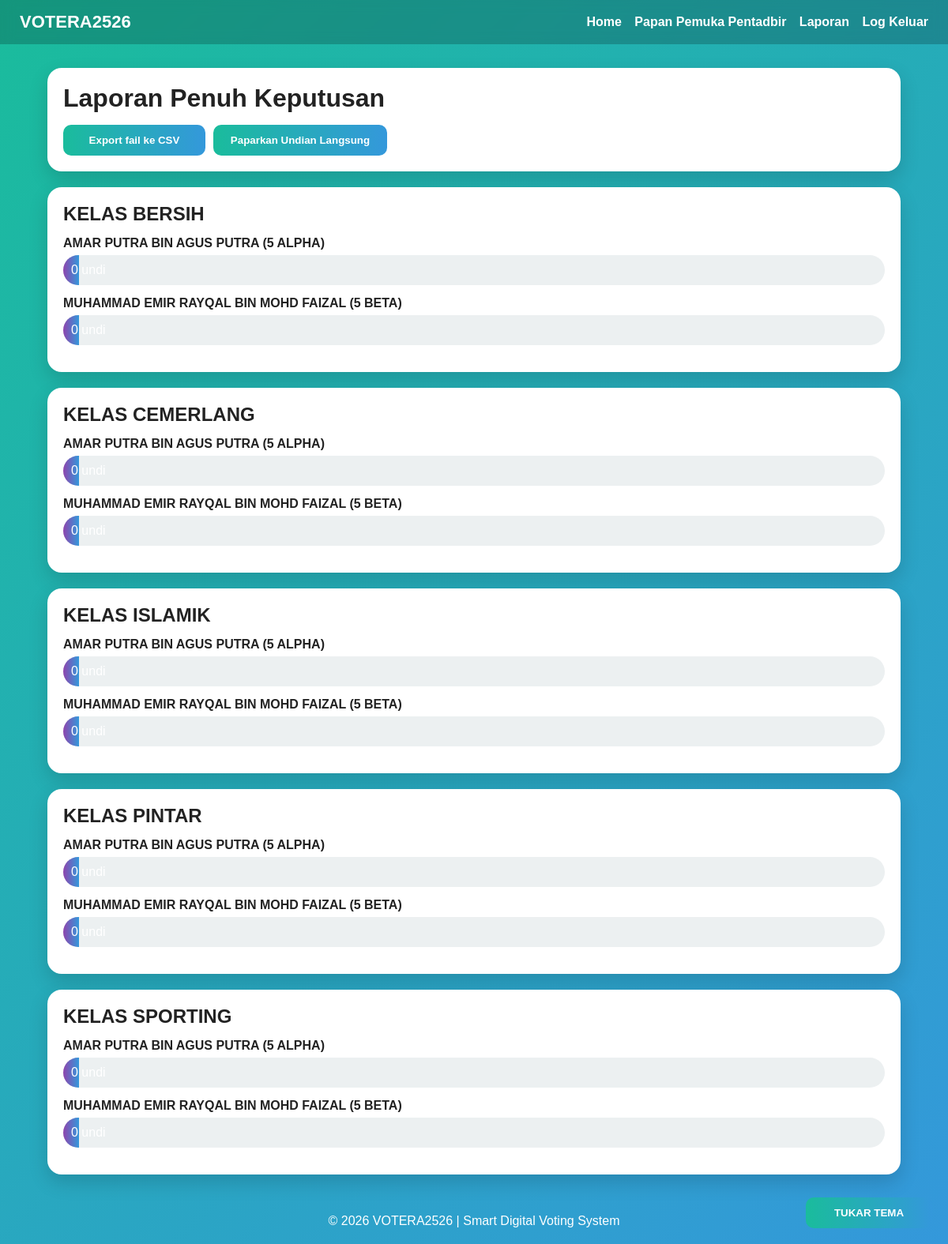
Screenshot of /laporan-penuh.php (signed in) with the database file from the repository.
### tables this page shows
CREATE TABLE IF NOT EXISTS `kategori` (
  `id_rekod_kategori` int(11) NOT NULL AUTO_INCREMENT,
  `Id_Kategori` varchar(10) NOT NULL,
  `Kategori` varchar(100) NOT NULL,
  PRIMARY KEY (`id_rekod_kategori`),
  UNIQUE KEY `Id_Kategori` (`Id_Kategori`)
);

CREATE TABLE IF NOT EXISTS `calon` (
  `id_calon` int(11) NOT NULL AUTO_INCREMENT,
  `id_kategori` varchar(10) DEFAULT NULL,
  `nama_calon` varchar(150) DEFAULT NULL,
  `kelas_calon` varchar(100) DEFAULT NULL,
  `gambar_calon` varchar(100) DEFAULT 'default.png',
  `undi` int(11) DEFAULT 0,
  PRIMARY KEY (`id_calon`)
);

### laporan-penuh.php (the view, shortened to what this page needs)
<?php
include 'connection.php';
include 'header.php';
$kategori = $conn->query("SELECT * FROM kategori ORDER BY Kategori ASC");
?>
<div class="card">
    <h1>Laporan Penuh Keputusan</h1>
    <div style="display:flex;gap:10px;flex-wrap:wrap;margin-top:15px;">
        <a href="export-laporan.php?type=csv"><button class="btn" style="width:180px;">Export fail ke CSV</button></a>
        <a href="live-result.php" target="_blank"><button class="btn" style="width:220px;">Paparkan Undian Langsung</button></a>
    </div>
</div>
<?php while($k = $kategori->fetch_assoc()):
    $stmt = $conn->prepare("SELECT nama_calon, kelas_calon, undi FROM calon WHERE id_kategori = ? ORDER BY undi DESC, nama_calon ASC");
    $stmt->bind_param("s", $k['Id_Kategori']);
    $stmt->execute();
    $result = $stmt->get_result();
    $rows = [];
    $max = 1;
    while($r = $result->fetch_assoc()) {
        $rows[] = $r;
    }
?>
<div class="card">
    <h2><?= htmlspecialchars($k['Kategori']) ?></h2>
    <?php foreach($rows as $row):
        $width = $max > 0 ? ($row['undi'] / $max) * 100 : 0;
    ?>
    <div class="bar-row">
        <div class="bar-label"><?= htmlspecialchars($row['nama_calon']) ?> (<?= htmlspecialchars($row['kelas_calon']) ?>)</div>
        <div class="bar-track">
            <div class="bar-fill" style="width:<?= $width ?>%;"><?= (int)$row['undi'] ?> undi</div>
        </div>
    </div>
    <?php endforeach; ?>
</div>
<?php endwhile; ?>
<?php include 'footer.php'; ?>

### style.css (style rules this page uses)
* { box-sizing:border-box; margin:0; padding:0; font-family:Arial, Helvetica, sans-serif; }
body { background:linear-gradient(135deg,#1abc9c,#3498db); min-height:100vh; color:#222; }
.card { background:#fff; border-radius:18px; padding:20px; box-shadow:0 10px 25px rgba(0,0,0,0.15); margin-bottom:20px; }
.btn { background:linear-gradient(90deg,#1abc9c,#3498db); color:#fff; border:none; font-weight:bold; cursor:pointer; padding:12px 16px; border-radius:10px; text-decoration:none; display:inline-block; }
.bar-row { margin:14px 0; }
.bar-label { margin-bottom:6px; font-weight:bold; }
.bar-track { background:#ecf0f1; border-radius:999px; overflow:hidden; }
.bar-fill { background:linear-gradient(90deg,#8e44ad,#3498db); color:#fff; padding:10px; white-space:nowrap; }

### rows the page displays
kategori: Kategori "KELAS BERSIH"
calon: nama_calon "AMAR PUTRA BIN AGUS PUTRA", kelas_calon "5 ALPHA", undi "0"
calon: nama_calon "MUHAMMAD EMIR RAYQAL BIN MOHD FAIZAL", kelas_calon "5 BETA", undi "0"
kategori: Kategori "KELAS CEMERLANG"
kategori: Kategori "KELAS ISLAMIK"
kategori: Kategori "KELAS PINTAR"
kategori: Kategori "KELAS SPORTING"
